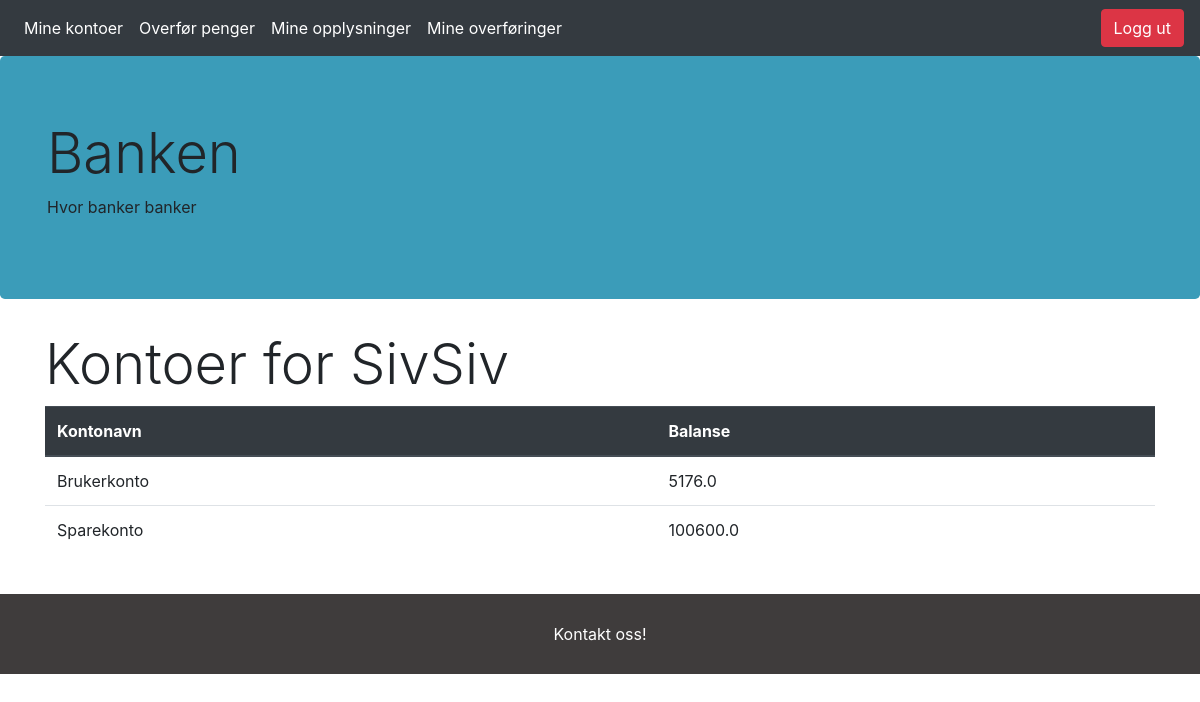
Screenshot of /myaccs (signed in) with the database file from the repository.
### app/models.py (models this page shows, shortened)
class User(db.Model, UserMixin):
    id = db.Column(db.Integer, primary_key=True, nullable=False)
    username = db.Column(db.String(20), unique=True, nullable=False)
    useremail = db.Column(db.String(120), unique=True, nullable=False)
    useraddr = db.Column(db.String(200), nullable=False)
    userpwd = db.Column(db.String(60), nullable=False)
    usertlf = db.Column(db.Integer(), unique=True,  nullable=False)
    accounts = db.relationship('Account',  backref='holder', lazy=True)
    logs = db.relationship('Log', backref='logger', lazy=True)
    confirmed = db.Column(db.Boolean, nullable=False, default=False)
    confirmed_on = db.Column(db.DateTime, nullable=True)
    otp_secret = db.Column(db.String(16))
    confirmed = db.Column(db.Boolean, nullable=False, default=False)
    confirmed_on = db.Column(db.DateTime, nullable=True)

class Account(db.Model):
    id = db.Column(db.Integer, primary_key=True)
    accname = db.Column(db.String(20), nullable=False)
    balance = db.Column(db.Float)
    accuser = db.Column(db.Integer, db.ForeignKey('user.id'), nullable=False)

### app/routes.py (the view)
@app.route("/myaccs")
@login_required
def myaccs():
    return render_template('myaccs.html')

### app/models.py (called while the page is built)
@login_manager.user_loader
def load_user(user_id):
    return User.query.get(int(user_id))

### app/routes.py (called while the page is built)
@app.before_request
def before_request():
    session.permanent = True
    app.permanent_session_lifetime = dt.timedelta(minutes=10)
    session.modified = True

### app/templates/myaccs.html
{%extends 'base.html'%} {% block body %}
<div class="container mx-auto">
    <h1 class="display-4"> Kontoer for {{ current_user.username }} </h1>
    <table class="table">
        <thead class="thead-dark">
            <th>Kontonavn</th>
            <th>Balanse</th>
        </thead>
        {%for acc in current_user.accounts if current_user.accounts%}
        <tr>
            <td>{{ acc.accname}}</td>
            <td>{{ acc.balance }}</td>
        </tr>
        {% endfor %}
    </table>
</div>
{% endblock %}

### app/templates/base.html (shortened to what this page needs)
<!DOCTYPE html>
<html lang="en" dir="ltr">
<head>
    <link rel="stylesheet" href="https://stackpath.bootstrapcdn.com/bootstrap/4.5.2/css/bootstrap.min.css">
    <link rel="stylesheet" href="{{url_for('static' , filename = 'css/style.css')}}">
</head>
<body>
    <header>
        <nav class="navbar navbar-expand-md navbar-dark navbar-top bg-dark">
            <div class="collapse navbar-collapse">
                <ul class="navbar-nav mr-auto">
                    {% if current_user.is_authenticated %}
                    <li class="nav-item active">
                        <a class="nav-link" href="{{url_for('myaccs')}}"> Mine kontoer </a>
                    </li>
                    <li class="nav-item active">
                        <a class="nav-link" href="{{url_for('transaction')}}"> Overfør penger </a>
                    </li>
                    <li class="nav-item active">
                        <a class="nav-link" href="{{url_for('account')}}"> Mine opplysninger </a>
                    </li>
                    <li class="nav-item active">
                        <a class="nav-link" href="{{url_for('logs')}}"> Mine overføringer </a>
                    </li>
                    {% endif %}
                </ul>
            </div>
            <div class="form-inline mt-2 mt-md-0">
                {% if current_user.is_authenticated %}
                <a href="{{url_for('logout')}}" class="btn btn-danger">Logg ut</a> {% else %}
                <a href="{{url_for('login')}}" class="btn btn-success">Logg inn</a> {% endif %}
            </div>
        </nav>
    </header>
    <div class="jumbotron">
        <div class="container">
            <h1 class="display-4">Banken</h1>
            <p>Hvor banker banker</p>
        </div>
    </div>
     {% block body %} {% endblock %}
    <br>
    <div class="footer">
        <a class="nav-link" href="{{url_for('kontakt')}}" style=color:inherit;> Kontakt oss! </a>
    </div>
</body>
</html>

### app/static/css/style.css (style rules this page uses)
ul { list-style-type: none; margin: 0; padding: 0; overflow: hidden; position: -webkit-sticky; position: sticky; top: 0; }
.footer { position: fixed; left: 0; bottom: 0; width: 100%; background-color: red; color: white; text-align: center; }

### app/templates/base.html (style rules this page uses)
.footer { position: relative; left: 0; bottom: 0; width: 100%; background-color: rgb(63, 60, 60); color: white; text-align: center; height: 80px; clear: both; padding-top: 20px; }
.jumbotron { background: rgb(59, 156, 185); }

### rows the page displays
User: username "SivSiv"
Account: accname "Brukerkonto", balance "5176.0"
Account: accname "Sparekonto", balance "100600.0"
